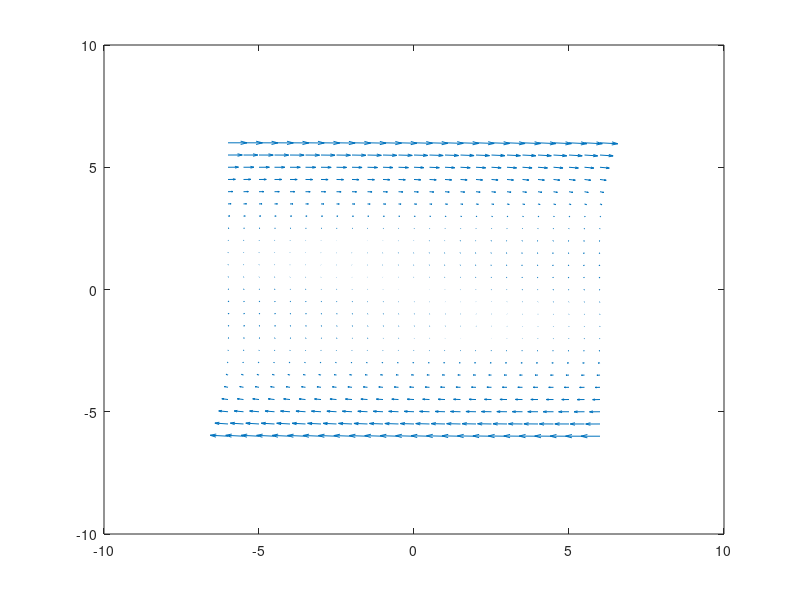

Write the MATLAB code that produced this figure. (Note: this script raises an error after producing the figure.)
[x, y] = meshgrid(-6:0.5:6);
u1 = y.^3 - 5.*y - x;
u2 = -x - y;
quiver(x, y, u1, u2);

% равновесни точки на системата
[t,x] = ode45(@solver,[0,4],[2,0]);
hold on
plot(x(:,1), x(:,2), 'r');
axis([-6,6,-6,6]);
[t,x] = ode45(@solver,[0,-4],[2,0]);
plot(x(:,1), x(:,2), 'g');
axis([-6,6,-6,6]);

% фазов портрет
a = [-4,-3,-2,-1,1,2,3,4,0,0,0,0,0,0,0,0,0];
b = [0,0,0,0,0,0,0,0,0,-4,-3,-2,-1,1,2,3,4];
hold on
for k = 1:length(a)
    [t,x] = ode45(@solver, [0,4],[a(k), b(k)]);
    plot(x(:,1), x(:,2),'b');
    [t,x] = ode45(@solver, [0,-4], [a(k), b(k)]);
    plot(x(:,1), x(:,2), 'r');
end
axis([-6,6,-6,6]);